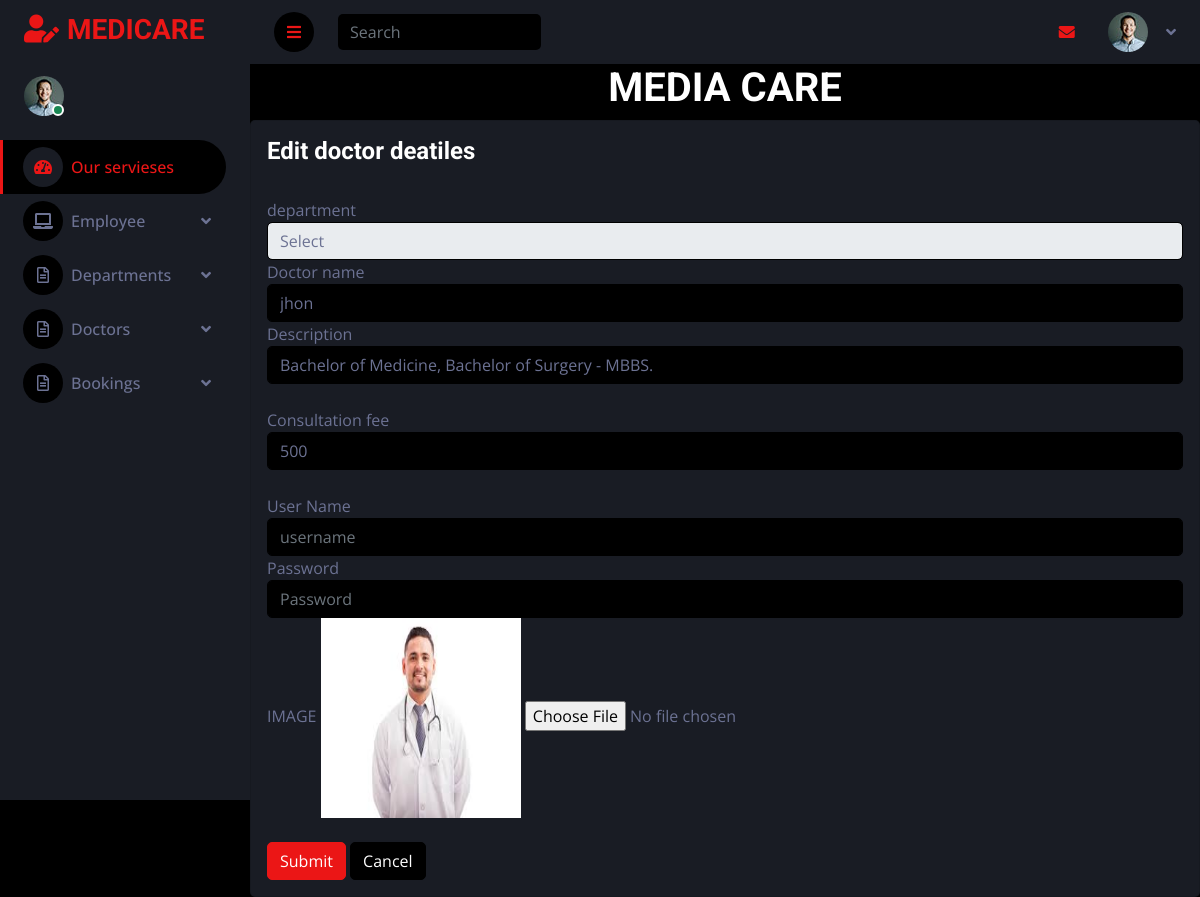
Screenshot of /backend/editdoctor/12/ with the database file from the repository.
### backend/models.py (models this page shows)
class doctor(models.Model):
    price = models.CharField(max_length=100, null=True, blank=True)
    Name = models.CharField(max_length=100, null=True, blank=True)
    Desc = models.CharField(max_length=100, null=True, blank=True)
    Image = models.ImageField(upload_to="profile", null=True, blank=True)
    Department = models.CharField(max_length=100, null=True, blank=True)
    username = models.CharField(max_length=100, null=True, blank=True)
    password = models.CharField(max_length=100, null=True, blank=True)

### backend/views.py (the view)
# urls.py: path('editdoctor/<int:dataid>/', views.editdoctor, name="editdoctor"),
def editdoctor(req,dataid):
    data = doctor.objects.get(id=dataid)
    da = department.objects.all()
    print(data)
    return render(req,"editdoctor.html", {'data':data, 'da':da})

### backend/templates/editdoctor.html (shortened to what this page needs)
<!DOCTYPE html>
{% extends 'index.html' %}
{% block content %}
<html lang="en">
<head>
</head>
<body>
<center><h1>MEDIA CARE</h1></center>
<div class="card" style="background-color:#191c24">
                  <div class="card-body">
                    <h4 class="card-title">Edit doctor deatiles</h4>
                      <br>
                     <form class="forms-sample" method="post" action="{% url 'updatedoctor' dataid=data.id %}" class="forms-sample" enctype="multipart/form-data"
                      method="post">
                       <div class="form-group">
                        <label for="exampleSelectcategory">department</label>
                        <select class="form-control" id="exampleSelectcategory" name="depart" value="{{data.Department}}">
                          <option>Select</option>
                        </select>
                      </div>
                         <div class="form-group">
                        <label for="exampleInputName1">Doctor name</label>
                        <input type="text" class="form-control" id="exampleInputName1" placeholder="Name" name="name" value="{{data.Name}}">
                      </div>
                       <div class="form-group">
                        <label for="exampleInputdescription">Description</label>
                        <input type="text" class="form-control" id="exampleInputdescription" placeholder="Description" name="desc" value="{{data.Desc}}">
                      </div>
                         <br>
                    <div class="form-group">
                        <label for="exampleInputprice">Consultation fee</label>
                        <input type="text" class="form-control" id="exampleInputprice" placeholder="price" name="price"  value="{{data.price}}">
                      </div>
                         <br>
                          <div class="form-group">
                        <label for="exampleInputusername">User Name</label>
                        <input type="password" class="form-control" id="exampleInputusername" placeholder="username" name="username">
                      </div>
                           <div class="form-group">
                        <label for="exampleInputPassword4">Password</label>
                        <input type="password" class="form-control" id="exampleInputPassword4" placeholder="Password"name="password">
                      </div>
                     <div>
                        <label>IMAGE </label>
                          <img src="{{data.Image.url}}" width="200px" height="200px">
                        <input type="file" name="image">
                      </div>
                         <br>
                      <button type="submit" class="btn btn-primary mr-2">Submit</button>
                      <button class="btn btn-dark">Cancel</button>
                    </form>
                  </div>
                </div>
</body>
</html>
{% endblock %}

### backend/static/css/style.css (style rules this page uses)
:root { --primary: #EB1616; --secondary: #191C24; --light: #6C7293; --dark: #000000; }
.btn { transition: .5s; }

### rows the page displays
doctor: depart "Select", name "jhon", desc "Bachelor of Medicine, Bachelor of Surgery - MBBS.", price "500", Image (picture)
